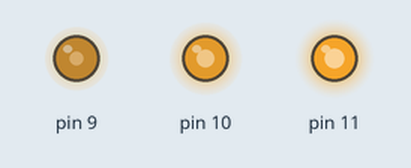
This sketch was run on a simulated Arduino Uno, built with avr-gcc and run on an emulated ATmega328P. Shown: output pins drawn as LEDs (lit = HIGH). Random numbers use the default seed unless the sketch sets one.

Above: at 0.37 s.
At 5.61 s:
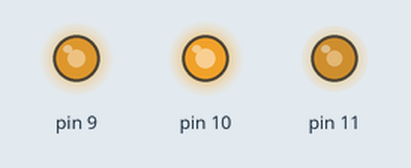
At 10.59 s:
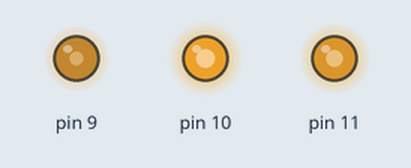
At 21.12 s:
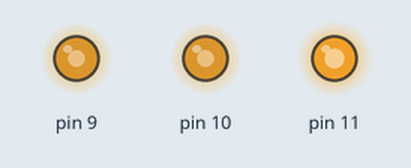
At 28.18 s:
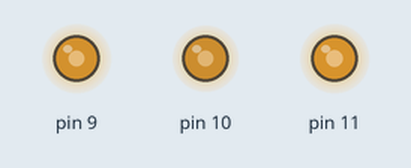
At 39.32 s:
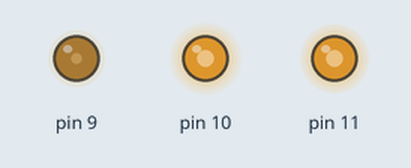
Timing chart, 0 to 40.0 s (numbered marks = the images above):
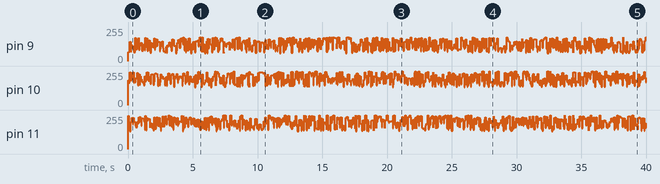

The sketch:

fire.ino
```cpp
/*
  Fire Effect
  */

int currLED = 8;
int dir = 1;

void setup()
{
  for(int i = 9; i < 12; i++)
  {
    pinMode(i, OUTPUT);
  }
}

void loop()
{
  analogWrite(9, random(120)+60);
  analogWrite(10, random(120)+135);
  analogWrite(11, random(120)+135);
  delay(random(100));
}
```
